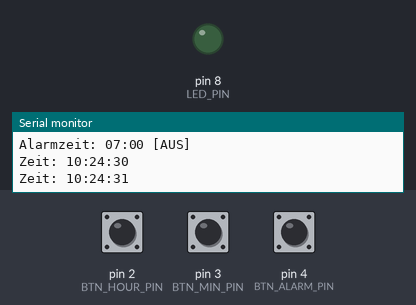
The sketch below on a simulated Arduino Uno, built with avr-gcc and run on an emulated ATmega328P. Shown: output pins drawn as LEDs (lit = HIGH), the last lines printed to the serial monitor. Dashed ring = blinking. The inputs (shaded band) are chosen by the test bench; at power-on: pin 4 (BTN_ALARM_PIN) HIGH, pin 2 (BTN_HOUR_PIN) HIGH, pin 3 (BTN_MIN_PIN) HIGH. The local clock reads 2024-03-15 10:24:30 at power-on unless the sketch sets it.

Above: at 1.2 s.
1.3 s: pin 4 (BTN_ALARM_PIN) pulled LOW for 1 s
At 3.4 s:
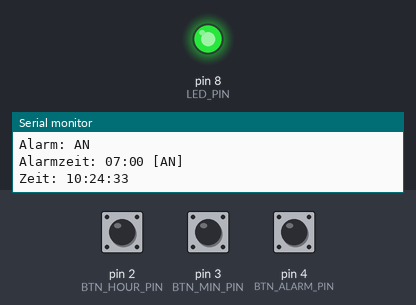
3.8 s: pin 4 (BTN_ALARM_PIN) pulled LOW for 0.15 s
At 4.6 s:
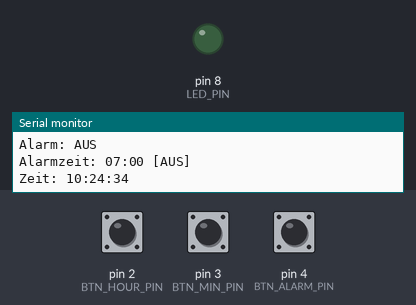
5.4 s: pin 4 (BTN_ALARM_PIN) pulled LOW for 3.2 s
At 5.55 s:
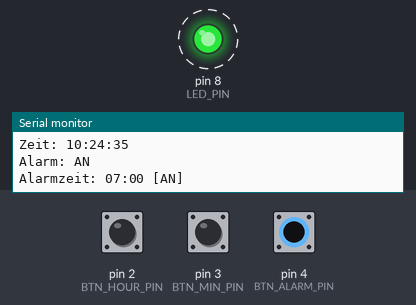
10.1 s: pin 2 (BTN_HOUR_PIN) driven LOW and pin 3 (BTN_MIN_PIN) driven LOW and pin 4 (BTN_ALARM_PIN) driven LOW
At 10.25 s:
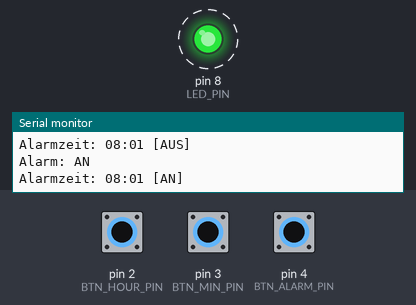
Timing chart, 0 to 18.4 s (numbered marks = the images above; inputs shaded):
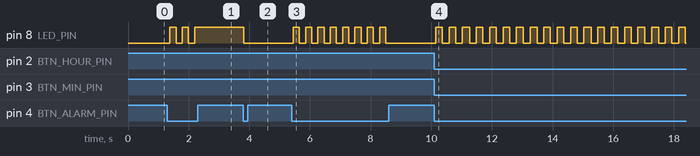

The sketch:

challenge2_alarm.ino
```cpp
// I06 Challenge 2: Wecker mit Alarm
// Wecker mit einstellbarer Zeit und Buzzer
// Taster 1: Stunden einstellen
// Taster 2: Minuten einstellen
// Taster 3: Alarm an/aus

#include <Wire.h>
#include <RTClib.h>

// RTC-Objekt
RTC_DS1307 rtc;

// Pin-Definitionen
const int BUZZER_PIN = 9;       // Buzzer mit PWM
const int BTN_HOUR_PIN = 2;     // Taster fuer Stunden
const int BTN_MIN_PIN = 3;      // Taster fuer Minuten
const int BTN_ALARM_PIN = 4;    // Taster fuer Alarm an/aus
const int LED_PIN = 8;          // LED zeigt Alarm-Status

// Alarm-Einstellungen
int alarmStunde = 7;    // Standard: 07:00
int alarmMinute = 0;
bool alarmAktiv = false;
bool alarmAusgeloest = false;

// Debounce-Variablen
unsigned long lastDebounce = 0;
const int DEBOUNCE_DELAY = 200;

void setup() {
    Serial.begin(9600);

    // Pin-Modi setzen
    pinMode(BUZZER_PIN, OUTPUT);
    pinMode(LED_PIN, OUTPUT);
    pinMode(BTN_HOUR_PIN, INPUT_PULLUP);
    pinMode(BTN_MIN_PIN, INPUT_PULLUP);
    pinMode(BTN_ALARM_PIN, INPUT_PULLUP);

    // RTC initialisieren
    if (!rtc.begin()) {
        Serial.println("RTC nicht gefunden!");
        while (true);
    }

    if (!rtc.isrunning()) {
        rtc.adjust(DateTime(F(__DATE__), F(__TIME__)));
    }

    Serial.println("=== RTC Wecker ===");
    Serial.println("Taster 1: Stunde +1");
    Serial.println("Taster 2: Minute +1");
    Serial.println("Taster 3: Alarm an/aus");
    zeigeAlarmzeit();
}

void loop() {
    DateTime now = rtc.now();

    // Tasten abfragen mit Debounce
    if (millis() - lastDebounce > DEBOUNCE_DELAY) {
        // Stunden erhoehen
        if (digitalRead(BTN_HOUR_PIN) == LOW) {
            alarmStunde = (alarmStunde + 1) % 24;
            alarmAusgeloest = false;  // Reset bei Aenderung
            zeigeAlarmzeit();
            lastDebounce = millis();
        }

        // Minuten erhoehen
        if (digitalRead(BTN_MIN_PIN) == LOW) {
            alarmMinute = (alarmMinute + 1) % 60;
            alarmAusgeloest = false;
            zeigeAlarmzeit();
            lastDebounce = millis();
        }

        // Alarm an/aus schalten
        if (digitalRead(BTN_ALARM_PIN) == LOW) {
            alarmAktiv = !alarmAktiv;
            alarmAusgeloest = false;

            // Buzzer stoppen falls Alarm aus
            if (!alarmAktiv) {
                noTone(BUZZER_PIN);
            }

            Serial.print("Alarm: ");
            Serial.println(alarmAktiv ? "AN" : "AUS");
            zeigeAlarmzeit();
            lastDebounce = millis();
        }
    }

    // LED zeigt Alarm-Status
    digitalWrite(LED_PIN, alarmAktiv);

    // Alarm pruefen
    if (alarmAktiv && !alarmAusgeloest) {
        if (now.hour() == alarmStunde && now.minute() == alarmMinute) {
            alarmAusgeloest = true;
            Serial.println("!!! ALARM !!!");
        }
    }

    // Alarm-Ton ausgeben (30 Sekunden lang)
    if (alarmAusgeloest && now.second() < 30) {
        // Wechselnder Ton fuer Aufmerksamkeit
        if ((now.second() % 2) == 0) {
            tone(BUZZER_PIN, 1000);  // 1 kHz
        } else {
            tone(BUZZER_PIN, 1500);  // 1.5 kHz
        }
    } else if (alarmAusgeloest) {
        noTone(BUZZER_PIN);
        alarmAusgeloest = false;  // Alarm nach 30 Sek aus
    }

    // Zeit ausgeben (jede Sekunde)
    static int letzteSekunde = -1;
    if (now.second() != letzteSekunde) {
        letzteSekunde = now.second();

        Serial.print("Zeit: ");
        if (now.hour() < 10) Serial.print("0");
        Serial.print(now.hour());
        Serial.print(":");
        if (now.minute() < 10) Serial.print("0");
        Serial.print(now.minute());
        Serial.print(":");
        if (now.second() < 10) Serial.print("0");
        Serial.println(now.second());
    }

    delay(100);
}

void zeigeAlarmzeit() {
    Serial.print("Alarmzeit: ");
    if (alarmStunde < 10) Serial.print("0");
    Serial.print(alarmStunde);
    Serial.print(":");
    if (alarmMinute < 10) Serial.print("0");
    Serial.print(alarmMinute);
    Serial.print(" [");
    Serial.print(alarmAktiv ? "AN" : "AUS");
    Serial.println("]");
}
```

Measured:
- after the input at 1.3 s, pin 8 (LED_PIN): alternates HIGH for 0.20 s and LOW for 0.20 s, 5 changes in all, then stays HIGH, starting after 0.08 s
- after the input at 3.8 s, pin 8 (LED_PIN): HIGH → LOW at once
- after the input at 5.4 s, pin 8 (LED_PIN): alternates HIGH for 0.20 s and LOW for 0.20 s, 16 changes in all, then stays LOW, starting after 0.05 s
- after the input at 10.1 s, pin 8 (LED_PIN): alternates HIGH for 0.22 s and LOW for 0.22 s, starting at once
